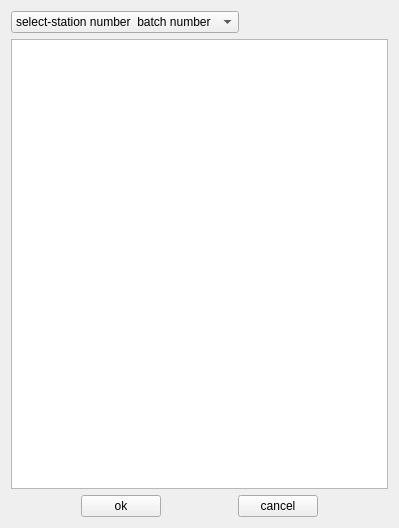
<?xml version="1.0" encoding="UTF-8"?>
<ui version="4.0">
 <class>SelectMarkDialog</class>
 <widget class="QWidget" name="SelectMarkDialog">
  <property name="geometry">
   <rect>
    <x>0</x>
    <y>0</y>
    <width>399</width>
    <height>528</height>
   </rect>
  </property>
  <property name="windowTitle">
   <string>SelectMarkDialog</string>
  </property>
  <layout class="QVBoxLayout" name="verticalLayout">
   <item>
    <layout class="QHBoxLayout" name="horizontalLayout_2">
     <item>
      <widget class="QComboBox" name="comboBox">
       <property name="minimumSize">
        <size>
         <width>110</width>
         <height>0</height>
        </size>
       </property>
       <item>
        <property name="text">
         <string>select-station number  batch number</string>
        </property>
       </item>
       <item>
        <property name="text">
         <string>select-ID</string>
        </property>
       </item>
      </widget>
     </item>
     <item>
      <spacer name="horizontalSpacer_4">
       <property name="orientation">
        <enum>Qt::Horizontal</enum>
       </property>
       <property name="sizeHint" stdset="0">
        <size>
         <width>40</width>
         <height>20</height>
        </size>
       </property>
      </spacer>
     </item>
    </layout>
   </item>
   <item>
    <widget class="QTableWidget" name="tableWidget"/>
   </item>
   <item>
    <layout class="QHBoxLayout" name="horizontalLayout">
     <item>
      <spacer name="horizontalSpacer">
       <property name="orientation">
        <enum>Qt::Horizontal</enum>
       </property>
       <property name="sizeHint" stdset="0">
        <size>
         <width>40</width>
         <height>20</height>
        </size>
       </property>
      </spacer>
     </item>
     <item>
      <widget class="QPushButton" name="pB_Ensure">
       <property name="text">
        <string>ok</string>
       </property>
      </widget>
     </item>
     <item>
      <spacer name="horizontalSpacer_2">
       <property name="orientation">
        <enum>Qt::Horizontal</enum>
       </property>
       <property name="sizeHint" stdset="0">
        <size>
         <width>40</width>
         <height>20</height>
        </size>
       </property>
      </spacer>
     </item>
     <item>
      <widget class="QPushButton" name="pB_cancel">
       <property name="text">
        <string>cancel</string>
       </property>
      </widget>
     </item>
     <item>
      <spacer name="horizontalSpacer_3">
       <property name="orientation">
        <enum>Qt::Horizontal</enum>
       </property>
       <property name="sizeHint" stdset="0">
        <size>
         <width>40</width>
         <height>20</height>
        </size>
       </property>
      </spacer>
     </item>
    </layout>
   </item>
  </layout>
 </widget>
 <layoutdefault spacing="6" margin="11"/>
 <resources/>
 <connections/>
</ui>
